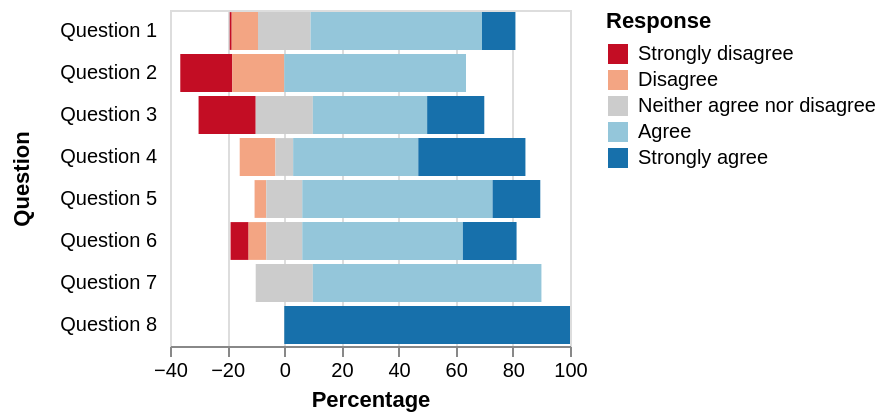

Vega-Lite specification for this chart:
### Vega specification from a JSON file in a GitHub repository (floating-point values rounded to 4 significant figures)
{"$schema": "https://vega.github.io/schema/vega/v3.0.json", "description": "A diverging stacked bar chart for sentiments towards a set of eight questions, displayed as percentages with neutral responses straddling the 0% mark", "autosize": "pad", "padding": 5, "width": 200, "style": "cell", "data": [{"name": "source_0", "values": [{"question": "Question 1", "type": "Strongly disagree", "value": 24, "percentage": 0.7, "percentage_start": -19.1, "percentage_end": -18.4}, {"question": "Question 1", "type": "Disagree", "value": 294, "percentage": 9.1, "percentage_start": -18.4, "percentage_end": -9.2}, {"question": "Question 1", "type": "Neither agree nor disagree", "value": 594, "percentage": 18.5, "percentage_start": -9.2, "percentage_end": 9.2}, {"question": "Question 1", "type": "Agree", "value": 1927, "percentage": 59.9, "percentage_start": 9.2, "percentage_end": 69.2}, {"question": "Question 1", "type": "Strongly agree", "value": 376, "percentage": 11.7, "percentage_start": 69.2, "percentage_end": 80.9}, {"question": "Question 2", "type": "Strongly disagree", "value": 2, "percentage": 18.2, "percentage_start": -36.4, "percentage_end": -18.2}, {"question": "Question 2", "type": "Disagree", "value": 2, "percentage": 18.2, "percentage_start": -18.2, "percentage_end": 0}, {"question": "Question 2", "type": "Neither agree nor disagree", "value": 0, "percentage": 0, "percentage_start": 0, "percentage_end": 0}, {"question": "Question 2", "type": "Agree", "value": 7, "percentage": 63.6, "percentage_start": 0, "percentage_end": 63.6}, {"question": "Question 2", "type": "Strongly agree", "value": 11, "percentage": 0, "percentage_start": 63.6, "percentage_end": 63.6}, {"question": "Question 3", "type": "Strongly disagree", "value": 2, "percentage": 20, "percentage_start": -30, "percentage_end": -10}, {"question": "Question 3", "type": "Disagree", "value": 0, "percentage": 0, "percentage_start": -10, "percentage_end": -10}, {"question": "Question 3", "type": "Neither agree nor disagree", "value": 2, "percentage": 20, "percentage_start": -10, "percentage_end": 10}, {"question": "Question 3", "type": "Agree", "value": 4, "percentage": 40, "percentage_start": 10, "percentage_end": 50}, {"question": "Question 3", "type": "Strongly agree", "value": 2, "percentage": 20, "percentage_start": 50, "percentage_end": 70}, {"question": "Question 4", "type": "Strongly disagree", "value": 0, "percentage": 0, "percentage_start": -15.6, "percentage_end": -15.6}, {"question": "Question 4", "type": "Disagree", "value": 2, "percentage": 12.5, "percentage_start": -15.6, "percentage_end": -3.1}, {"question": "Question 4", "type": "Neither agree nor disagree", "value": 1, "percentage": 6.3, "percentage_start": -3.1, "percentage_end": 3.1}, {"question": "Question 4", "type": "Agree", "value": 7, "percentage": 43.8, "percentage_start": 3.1, "percentage_end": 46.9}, {"question": "Question 4", "type": "Strongly agree", "value": 6, "percentage": 37.5, "percentage_start": 46.9, "percentage_end": 84.4}, {"question": "Question 5", "type": "Strongly disagree", "value": 0, "percentage": 0, "percentage_start": -10.4, "percentage_end": -10.4}, {"question": "Question 5", "type": "Disagree", "value": 1, "percentage": 4.2, "percentage_start": -10.4, "percentage_end": -6.3}, {"question": "Question 5", "type": "Neither agree nor disagree", "value": 3, "percentage": 12.5, "percentage_start": -6.3, "percentage_end": 6.3}, {"question": "Question 5", "type": "Agree", "value": 16, "percentage": 66.7, "percentage_start": 6.3, "percentage_end": 72.9}, {"question": "Question 5", "type": "Strongly agree", "value": 4, "percentage": 16.7, "percentage_start": 72.9, "percentage_end": 89.6}, {"question": "Question 6", "type": "Strongly disagree", "value": 1, "percentage": 6.3, "percentage_start": -18.8, "percentage_end": -12.5}, {"question": "Question 6", "type": "Disagree", "value": 1, "percentage": 6.3, "percentage_start": -12.5, "percentage_end": -6.3}, {"question": "Question 6", "type": "Neither agree nor disagree", "value": 2, "percentage": 12.5, "percentage_start": -6.3, "percentage_end": 6.3}, {"question": "Question 6", "type": "Agree", "value": 9, "percentage": 56.3, "percentage_start": 6.3, "percentage_end": 62.5}, {"question": "Question 6", "type": "Strongly agree", "value": 3, "percentage": 18.8, "percentage_start": 62.5, "percentage_end": 81.3}, {"question": "Question 7", "type": "Strongly disagree", "value": 0, "percentage": 0, "percentage_start": -10, "percentage_end": -10}, {"question": "Question 7", "type": "Disagree", "value": 0, "percentage": 0, "percentage_start": -10, "percentage_end": -10}, {"question": "Question 7", "type": "Neither agree nor disagree", "value": 1, "percentage": 20, "percentage_start": -10, "percentage_end": 10}, {"question": "Question 7", "type": "Agree", "value": 4, "percentage": 80, "percentage_start": 10, "percentage_end": 90}, {"question": "Question 7", "type": "Strongly agree", "value": 0, "percentage": 0, "percentage_start": 90, "percentage_end": 90}, {"question": "Question 8", "type": "Strongly disagree", "value": 0, "percentage": 0, "percentage_start": 0, "percentage_end": 0}, {"question": "Question 8", "type": "Disagree", "value": 0, "percentage": 0, "percentage_start": 0, "percentage_end": 0}, {"question": "Question 8", "type": "Neither agree nor disagree", "value": 0, "percentage": 0, "percentage_start": 0, "percentage_end": 0}, {"question": "Question 8", "type": "Agree", "value": 0, "percentage": 0, "percentage_start": 0, "percentage_end": 0}, {"question": "Question 8", "type": "Strongly agree", "value": 2, "percentage": 100, "percentage_start": 0, "percentage_end": 100}]}, {"name": "data_0", "source": "source_0", "transform": [{"type": "formula", "expr": "toNumber(datum[\"percentage_start\"])", "as": "percentage_start"}, {"type": "formula", "expr": "toNumber(datum[\"percentage_end\"])", "as": "percentage_end"}, {"type": "filter", "expr": "datum[\"percentage_start\"] !== null && !isNaN(datum[\"percentage_start\"])"}]}], "signals": [{"name": "y_step", "value": 21}, {"name": "height", "update": "bandspace(domain('y').length, 0.1, 0.05) * y_step"}], "marks": [{"name": "marks", "type": "rect", "style": ["bar"], "from": {"data": "data_0"}, "encode": {"update": {"x": {"scale": "x", "field": "percentage_start"}, "x2": {"scale": "x", "field": "percentage_end"}, "y": {"scale": "y", "field": "question"}, "height": {"scale": "y", "band": true}, "fill": {"scale": "color", "field": "type"}}}}], "scales": [{"name": "x", "type": "linear", "domain": {"data": "data_0", "fields": ["percentage_start", "percentage_end"], "sort": true}, "range": [0, {"signal": "width"}], "nice": true, "zero": true}, {"name": "y", "type": "band", "domain": {"data": "data_0", "field": "question", "sort": true}, "range": {"step": {"signal": "y_step"}}, "paddingInner": 0.1, "paddingOuter": 0.05}, {"name": "color", "type": "ordinal", "domain": ["Strongly disagree", "Disagree", "Neither agree nor disagree", "Agree", "Strongly agree"], "range": ["#c30d24", "#f3a583", "#cccccc", "#94c6da", "#1770ab"]}], "axes": [{"title": "Percentage", "scale": "x", "orient": "bottom", "labelOverlap": true, "tickCount": {"signal": "ceil(width/30)"}, "zindex": 1}, {"scale": "x", "orient": "bottom", "domain": false, "grid": true, "labels": false, "maxExtent": 0, "minExtent": 0, "tickCount": {"signal": "ceil(width/30)"}, "ticks": false, "zindex": 0, "gridScale": "y"}, {"domain": false, "minExtent": 60, "offset": 5, "ticks": false, "title": "Question", "scale": "y", "orient": "left", "zindex": 1}], "legends": [{"title": "Response", "fill": "color", "encode": {"symbols": {"update": {"shape": {"value": "square"}}}}}], "config": {"axisY": {"minExtent": 30}}}
